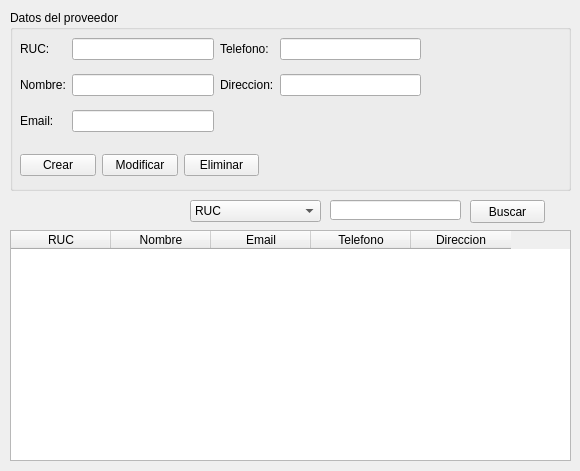
<?xml version="1.0" encoding="UTF-8"?>
<ui version="4.0">
 <class>Proveedores</class>
 <widget class="QWidget" name="Proveedores">
  <property name="geometry">
   <rect>
    <x>0</x>
    <y>0</y>
    <width>580</width>
    <height>471</height>
   </rect>
  </property>
  <property name="windowTitle">
   <string>Proveedores</string>
  </property>
  <widget class="QTableWidget" name="tabla_proveedores">
   <property name="geometry">
    <rect>
     <x>10</x>
     <y>230</y>
     <width>561</width>
     <height>231</height>
    </rect>
   </property>
   <column>
    <property name="text">
     <string>RUC</string>
    </property>
   </column>
   <column>
    <property name="text">
     <string>Nombre</string>
    </property>
   </column>
   <column>
    <property name="text">
     <string>Email</string>
    </property>
   </column>
   <column>
    <property name="text">
     <string>Telefono</string>
    </property>
   </column>
   <column>
    <property name="text">
     <string>Direccion</string>
    </property>
   </column>
  </widget>
  <widget class="QPushButton" name="btn_buscar">
   <property name="geometry">
    <rect>
     <x>470</x>
     <y>200</y>
     <width>75</width>
     <height>23</height>
    </rect>
   </property>
   <property name="text">
    <string>Buscar</string>
   </property>
  </widget>
  <widget class="QLineEdit" name="txt_buscar">
   <property name="geometry">
    <rect>
     <x>330</x>
     <y>200</y>
     <width>131</width>
     <height>20</height>
    </rect>
   </property>
  </widget>
  <widget class="QComboBox" name="cbx_buscar">
   <property name="geometry">
    <rect>
     <x>190</x>
     <y>200</y>
     <width>131</width>
     <height>22</height>
    </rect>
   </property>
   <item>
    <property name="text">
     <string>RUC</string>
    </property>
   </item>
   <item>
    <property name="text">
     <string>Nombre</string>
    </property>
   </item>
   <item>
    <property name="text">
     <string>Telefono</string>
    </property>
   </item>
   <item>
    <property name="text">
     <string>Direccion</string>
    </property>
   </item>
  </widget>
  <widget class="QGroupBox" name="groupBox">
   <property name="geometry">
    <rect>
     <x>10</x>
     <y>10</y>
     <width>561</width>
     <height>181</height>
    </rect>
   </property>
   <property name="title">
    <string>Datos del proveedor</string>
   </property>
   <widget class="QWidget" name="gridLayoutWidget">
    <property name="geometry">
     <rect>
      <x>10</x>
      <y>20</y>
      <width>401</width>
      <height>111</height>
     </rect>
    </property>
    <layout class="QGridLayout" name="gridLayout">
     <item row="1" column="0">
      <widget class="QLabel" name="label">
       <property name="text">
        <string>RUC:</string>
       </property>
      </widget>
     </item>
     <item row="1" column="1">
      <widget class="QLineEdit" name="txt_ruc"/>
     </item>
     <item row="2" column="2">
      <widget class="QLabel" name="label_5">
       <property name="text">
        <string>Direccion:</string>
       </property>
      </widget>
     </item>
     <item row="1" column="2">
      <widget class="QLabel" name="label_4">
       <property name="text">
        <string>Telefono:</string>
       </property>
      </widget>
     </item>
     <item row="1" column="3">
      <widget class="QLineEdit" name="txt_telefono"/>
     </item>
     <item row="2" column="1">
      <widget class="QLineEdit" name="txt_nombre"/>
     </item>
     <item row="2" column="0">
      <widget class="QLabel" name="label_2">
       <property name="text">
        <string>Nombre:</string>
       </property>
      </widget>
     </item>
     <item row="2" column="3">
      <widget class="QLineEdit" name="txt_direccion"/>
     </item>
     <item row="5" column="0">
      <widget class="QLabel" name="label_3">
       <property name="text">
        <string>Email:</string>
       </property>
      </widget>
     </item>
     <item row="5" column="1">
      <widget class="QLineEdit" name="txt_email"/>
     </item>
    </layout>
   </widget>
   <widget class="QWidget" name="horizontalLayoutWidget">
    <property name="geometry">
     <rect>
      <x>10</x>
      <y>140</y>
      <width>239</width>
      <height>31</height>
     </rect>
    </property>
    <layout class="QHBoxLayout" name="horizontalLayout">
     <item>
      <widget class="QPushButton" name="btn_crear">
       <property name="text">
        <string>Crear</string>
       </property>
      </widget>
     </item>
     <item>
      <widget class="QPushButton" name="btn_modificar">
       <property name="text">
        <string>Modificar</string>
       </property>
      </widget>
     </item>
     <item>
      <widget class="QPushButton" name="btn_eliminar">
       <property name="text">
        <string>Eliminar</string>
       </property>
      </widget>
     </item>
    </layout>
   </widget>
  </widget>
 </widget>
 <resources/>
 <connections/>
</ui>
